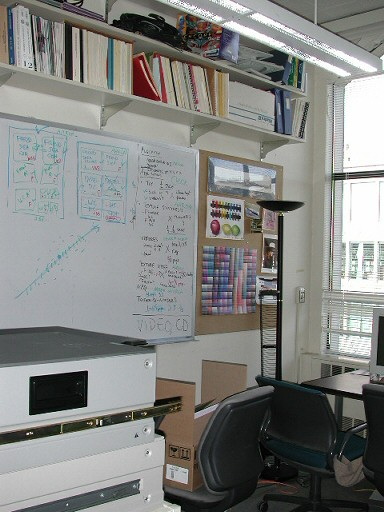
#> input picture data/grail00.jpg, 384 x 512 px, found by its file name; its folder holds 4 pictures in this run
$ python main.py   (older library calls are emulated)
#> lines starting #> are read from the running program, lines starting #| are printed output that depends on the picture
### code/projection.py
import os
import sys
import cv2
import math
import numpy as np
import matplotlib.pyplot as plt


def projection(img, focal_len):
    height, width, RGB = img.shape
    projection_result =  np.zeros(shape=img.shape, dtype=np.uint8)

    print("......projection......")

    for x in range(0, width):
        for y in range(0, height):
            x_offset = x - int(width/2)
            y_offset = y - int(height/2)
            new_x = focal_len*math.atan(x_offset/focal_len)
            new_y = focal_len*(y_offset/((x_offset**2+focal_len**2)**0.5))

            new_x = round(new_x + width/2)
            new_y = round(new_y + height/2)

            if (new_x >= 0) & (new_x < width) & (new_y >= 0) & (new_y < height):
                projection_result[new_y][new_x] = img[y][x]
    cv2.imwrite("projection_result.jpg",projection_result)
    _, thresh = cv2.threshold(cv2.cvtColor(projection_result, cv2.COLOR_BGR2GRAY), 1, 255, cv2.THRESH_BINARY)
    x, y, w, h = cv2.boundingRect(thresh)

    return projection_result[y:y+h,x:x+w]

### code/stitch.py
import cv2
import numpy as np
from scipy import ndimage
import math


# [114 lines left out: functions RANSAC, stitching, blending, end2end_align, not called in this run]


def crop(img):
    _,thresh = cv2.threshold(cv2.cvtColor(img, cv2.COLOR_BGR2GRAY), 1, 255, cv2.THRESH_BINARY)

    top = 0
    down =0
    threshold = img.shape[1]//100

    for i in range(thresh.shape[0]):
        num = 0
        for j in range(thresh.shape[1]):
            if thresh[i][j] == 0 :
                num =num + 1
        if num < threshold :
            top = i
            break
    print(top)
    for i in range(thresh.shape[0]):
        if (len(np.where(thresh[i] == 0)[0]) )< threshold  :
            top = i
            break

    for i in range(thresh.shape[0]-1, -1, -1):
        num = 0
        for j in range(thresh.shape[1]):
            if thresh[i][j] == 0 :
                num =num + 1
        if num < threshold :
            down = i
            break
    print(down)
    for i in range(thresh.shape[0]-1, -1, -1):
        if (len(np.where(thresh[i] == 0)[0])) < threshold:
            down = i
            break
    print(thresh)
    print(top)
    print(down)
    return img[top:down]

### code/feature.py
import cv2
import numpy as np
from scipy import ndimage
import math
def Harris_corner_detector(img):
    #cv2.imshow('Image', img)
    print("......Harris_corner_detector......")
    img_tmp=np.copy(img)
    w=img.shape[0]
    h=img.shape[1]
    gray_img = cv2.cvtColor(img, cv2.COLOR_BGR2GRAY)
    blur_image = cv2.GaussianBlur(gray_img, (3, 3), 1.0)
    Ix=cv2.Sobel(blur_image,cv2.CV_64F,1,0,3)
    Iy=cv2.Sobel(blur_image,cv2.CV_64F,0,1,3)

    Ixy=Ix*Iy
    Ixx=np.power(Ix,2)
    Iyy=np.power(Iy,2)

    Sxx=cv2.GaussianBlur(Ixx, (3, 3), 1.5)
    Syy=cv2.GaussianBlur(Iyy, (3, 3), 1.5)
    Sxy=cv2.GaussianBlur(Ixy, (3, 3), 1.5)

    array=np.zeros((2,2), dtype=np.float32)
    corner_response=np.zeros((w,h), dtype=np.float32)
    for i in range(0,w):
        for j in range(0,h):
            array[0][0]=Sxx[i][j]
            array[0][1]=Sxy[i][j]
            array[1][0]=Sxy[i][j]
            array[1][1]=Syy[i][j]
            #print(np.linalg.det(array)-0.04*np.trace(array))*np.trace(array))
            #corner_response[i][j]=np.linalg.det(array)-0.04*np.trace(array)*np.trace(array)
            #print(np.linalg.det(array))
            if np.trace(array)==0:
                 corner_response[i][j]=0
            else:
                corner_response[i][j]=np.linalg.det(array)/np.trace(array)
    print(np.max(corner_response))
    filter_corner_response=ndimage.maximum_filter(corner_response, size=(20,20) )
    result = np.where(filter_corner_response == corner_response, corner_response, 0)
    #np.save('my_array.npy', result)
    print(np.max(result))

    # if result[:,:]<1000 or i+20>w or i-20<0 or j+20>h or j-20<0:
    #             result[:,:]=0
    for i in range(0,w):
        for j in range(0,h):
            if result[i][j]<1000 or i+20>w or i-20<0 or j+20>h or j-20<0:
                result[i][j]=0

    for i in range(0,w):
        for j in range(0,h):
            if result[i][j]!=0 :
                image = cv2.circle(img_tmp, (j,i), 2, (255, 0, 0), 2)


    cv2.imwrite('feature.jpg', image)
    # [5 lines of commented-out code are left out]
    return result


# [78 lines left out: functions description, matrix_cula, matching, not called in this run]

### code/main.py
import feature
import stitch
import projection
import cv2
import numpy as np
import os


if __name__=='__main__':
    #read data
    img_list=[]
    result_list=[]

    for filename in os.listdir(r"./" + 'data/data'):
        img_list.append(filename)
        print(filename)


    focallength = [667.563, 667.531, 667.425, 670.312, 668.788, 669.267, 669.961, 670.828, 671.558]
    best_shift_x = []
    best_shift_y = []
    totol_y_shifts = 0
    for i in range(0,len(img_list)):
        print(i)
        if i == 0:
            oper_img1 = img_list[i]
            oper_img2 = img_list[i+1]
        elif i == 1:
            continue
        else :
            oper_img2 = img_list[i]
        if i == 0:
            data_img = cv2.imread(os.path.join('data/data',oper_img1))#讀取圖片
#> data_img is the input picture: shape (512, 384, 3); mean B, G, R 129, 131.7, 130.6
            data_img=cv2.resize(data_img,(data_img.shape[1]//10,data_img.shape[0]//10), interpolation=cv2.INTER_AREA)
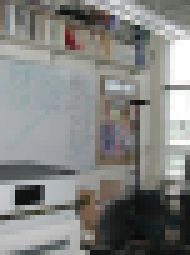
#> data_img: shape (51, 38, 3) (shown 5 times larger); mean B, G, R 129, 131.7, 130.6
            cv2.imwrite('resize.jpg', data_img)
            data_img = projection.projection(data_img,focallength[i])
#> after the loop in projection, `for x in range(0, width):`:
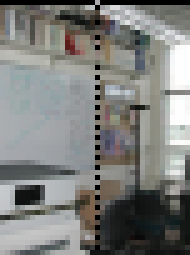
#> projection_result: shape (51, 38, 3) (shown 5 times larger); mean B, G, R 124.7, 127.3, 126.2
#> in projection, `_, thresh = cv2.threshold(cv2.cvtColor(projection_result, cv2.COLOR_BG..`:
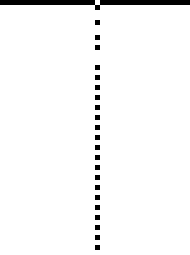
#> thresh: shape (51, 38) (shown 5 times larger); 96.9% white; black in thin lines or dots
#> in projection, `x, y, w, h = cv2.boundingRect(thresh)`: x = 0; w = 38; h = 51
            cv2.imwrite('projection.jpg', data_img)
            data_img = stitch.crop(data_img)
#> (printed output is left out)
#> data_img = empty array
        else :
            data_img = oper_img1
        result=feature.Harris_corner_detector(data_img)
#> (the run stopped early here; a loop or call above may not have finished)
